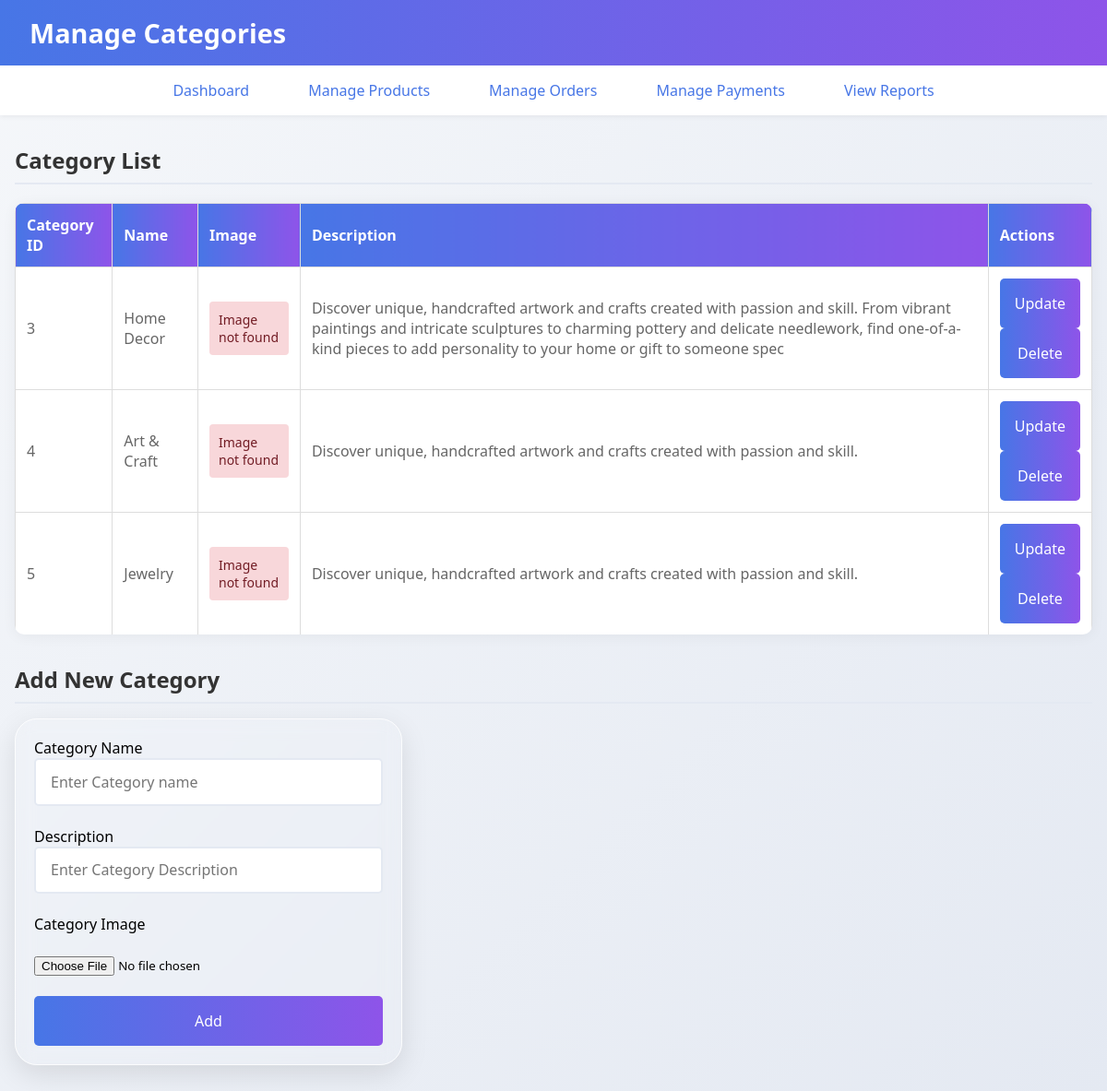
The app's page /Admin/ManageCategories.php (signed in) with its own data.
### tables this page shows
CREATE TABLE `categories` (
  `category_id` int(11) NOT NULL,
  `name` varchar(100) NOT NULL,
  `Image` varchar(255) NOT NULL,
  `description` varchar(255) NOT NULL
);

### Admin/ManageCategories.php (the view, shortened to what this page needs)
<?php
include '../db.php';
$categories = $con->query("SELECT * FROM categories")->fetch_all(MYSQLI_ASSOC);
?>
<!DOCTYPE html>
<html lang="en">
<head>
    <link rel="stylesheet" href="admin.css">
</head>
<body>
    <header>
        <h1>Manage Categories</h1>
    </header>
    <nav>
        <ul>
            <li><a href="index.php">Dashboard</a></li>
            <li><a href="ManageProduct.php">Manage Products</a></li>
            <li><a href="ManageOrder.php">Manage Orders</a></li>
            <li><a href="ManagePayement.php">Manage Payments</a></li>
            <li><a href="ViewReport.php">View Reports</a></li>
        </ul>
    </nav>
    <div class="container">
        <h2>Category List</h2>
        <table class="table">
            <tr>
                <th>Category ID</th>
                <th>Name</th>
                <th>Image</th>
                <th>Description</th>
                <th>Actions</th>
            </tr>
            <?php foreach ($categories as $category): ?>
                <tr>
                    <td><?php echo htmlspecialchars($category['category_id']); ?></td>
                    <td><?php echo htmlspecialchars($category['name']); ?></td>
                    <td>
                        <?php
                        $image_path = '/My Project/uploads/' . urlencode(htmlspecialchars($category['Image']));
                        $full_image_path = $_SERVER['DOCUMENT_ROOT'] . '/My Project/uploads/' . htmlspecialchars($category['Image']);
                        if (file_exists($full_image_path)) {
                            echo '<img src="' . $image_path . '" alt="' . htmlspecialchars($category['name']) . '" class="product-image">';
                        } else {
                            echo '<div class="error-image">Image not found</div>';
                        }
                        ?>
                    </td>
                    <td><?php echo htmlspecialchars($category['description']); ?></td>
                    <td>
                        <form action="UpdateCategory.php" method="POST">
                            <input type="submit" value="Update">
                        </form>
                        <form action="ManageCategories.php" method="POST">
                            <input type="submit" name="delete_category" value="Delete" onclick="return confirm('Are you sure you want to delete this category?');">
                        </form>
                    </td>
                </tr>
            <?php endforeach; ?>
        </table>
        <h2>Add New Category</h2>
        <div class="add_category">
        <form action="ManageCategories.php" method="POST" enctype="multipart/form-data">
            <label>Category Name</label>
            <input type="text" name="name" placeholder="Enter Category name" required>
            <br>
            <br>
            <label>Description</label>
            <input type="text" name="description" placeholder="Enter Category Description" required>
            <br>
            <br>
            <label>Category Image</label>
            <br>
            <br>
            <input type="file" name="image" required>
            <br>
            <br>
            <input type="submit" name="add_category" value="Add">
        </form>
        </div>
    </div>
</body>
</html>

### Admin/admin.css (style rules this page uses)
* { margin: 0; padding: 0; box-sizing: border-box; font-family: 'Segoe UI', Tahoma, Geneva, Verdana, sans-serif; }
body { background: linear-gradient(135deg, #f5f7fa 0%, #e4e9f2 100%); min-height: 100vh; }
header { background: linear-gradient(to right, #4776E6, #8E54E9); color: white; padding: 1rem 2rem; box-shadow: 0 2px 10px rgba(0, 0, 0, 0.1); }
header h1 { font-size: 1.8rem; font-weight: 600; }
nav { background: white; padding: 1rem 0; box-shadow: 0 2px 5px rgba(0, 0, 0, 0.05); }
nav ul { display: flex; justify-content: center; list-style: none; gap: 2rem; }
nav a { text-decoration: none; color: #4776E6; font-weight: 500; padding: 0.5rem 1rem; border-radius: 5px; transition: all 0.3s ease; }
.container { max-width: 1200px; margin: 2rem auto; padding: 0 1rem; }
h2 { color: #333; margin: 2rem 0 1rem; padding-bottom: 0.5rem; border-bottom: 2px solid #e4e9f2; }
.table { width: 100%; border-collapse: collapse; background: white; border-radius: 10px; overflow: hidden; box-shadow: 0 2px 15px rgba(0, 0, 0, 0.05); }
.table th { background: linear-gradient(to right, #4776E6, #8E54E9); color: white; padding: 1rem; text-align: left; }
.table td { padding: 1rem; border-bottom: 1px solid #e4e9f2; color: #666; }
.table tr:last-child td { border-bottom: none; }
input[type="submit"] { width: 100%; padding: 1rem; background: linear-gradient(to right, #4776E6, #8E54E9); color: white; border: none; border-radius: 5px; font-size: 1rem; font-weight: 500; cursor: pointer; transition: all 0.3s ease; }

### Admin/ManageCategories.php (style rules this page uses)
.table { width: 100%; border-collapse: collapse; margin: 20px 0; }
.table th, .table td { padding: 12px; text-align: left; border: 1px solid #ddd; }
.table th { background-color: #f5f5f5; }
form input[type="text"], form input[type="number"], form textarea, form select { width: 100%; padding: 0.8rem 1rem; border: 2px solid #e4e9f2; border-radius: 5px; font-size: 1rem; transition: all 0.3s ease; }
.add_category { width: 100%; max-width: 420px; padding: 20px; position: relative; display: flex; align-items: center; justify-content: center; border-radius: 24px; box-shadow: 0 10px 30px rgba(0, 0, 0, 0.1); backdrop-filter: blur(10px); border: 1px solid rgba(255, 255, 255, 0.8) }
.add_category::before { content: ''; position: absolute; top: -2px; left: -2px; right: -2px; bottom: -2px; border-radius: 28px; z-index: -1; filter: blur(24px); opacity: 0.6; }
.error-image { color: #721c24; background-color: #f8d7da; padding: 10px; border-radius: 4px; font-size: 14px; }

### records on screen
categories: category_id "3", name "Home Decor", shows "Image not found", description "Discover unique, handcrafted artwork and crafts created with passion and skill. From vibrant paintings and intricate sculptures to charming pottery and delicate needlework, find one-of-a-kind pieces to add personality to your home or gift to someone spec"
categories: category_id "4", name "Art & Craft", shows "Image not found", description "Discover unique, handcrafted artwork and crafts created with passion and skill."
categories: category_id "5", name "Jewelry", shows "Image not found", description "Discover unique, handcrafted artwork and crafts created with passion and skill."
